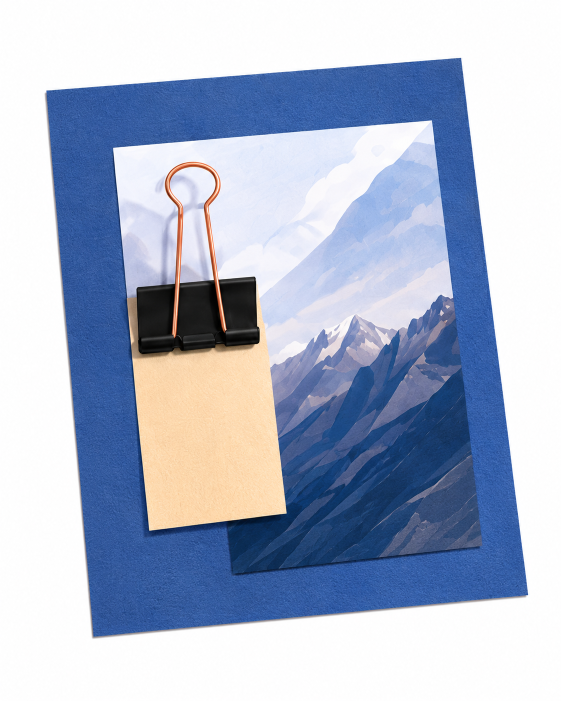
#> input picture strona 3 elementy/note with mountain drawing.png, 1122 x 1402 px (shown at 1/2 size)
$ python remove_background.py '../strona 3 elementy/note with mountain drawing.png' '../strona 3 elementy/Nowa web N sticker.png'
#> lines starting #> are read from the running program, lines starting #| are printed output that depends on the picture; after the words box and inside, x2 and y2 are one past the last pixel; in counts of white or black regions, pixels touching at a corner belong together
from __future__ import annotations

from collections import deque
from pathlib import Path
import sys

import numpy as np
from PIL import Image, ImageFilter


def estimate_background(rgb: np.ndarray) -> np.ndarray:
    h, w, _ = rgb.shape
    border = np.concatenate(
        [
            rgb[: max(2, h // 80), :, :].reshape(-1, 3),
            rgb[-max(2, h // 80) :, :, :].reshape(-1, 3),
            rgb[:, : max(2, w // 80), :].reshape(-1, 3),
            rgb[:, -max(2, w // 80) :, :].reshape(-1, 3),
        ],
        axis=0,
    )
    return np.median(border.astype(np.float32), axis=0)


def connected_background_mask(rgb: np.ndarray, bg: np.ndarray) -> np.ndarray:
    h, w, _ = rgb.shape
    arr = rgb.astype(np.int16)
    bg = bg.astype(np.int16)

    max_chan = arr.max(axis=2)
    min_chan = arr.min(axis=2)
    saturation = max_chan - min_chan
    brightness = arr.mean(axis=2)
    distance = np.linalg.norm(arr - bg, axis=2)

    # Generous enough to cross the off-white studio background and soft vignette,
    # but constrained to connected pixels so bright content inside the monitor stays intact.
    background_like = ((brightness > 214) & (saturation < 34)) | (distance < 44)

    seen = np.zeros((h, w), dtype=bool)
    q: deque[tuple[int, int]] = deque()

    def push(y: int, x: int) -> None:
        if 0 <= y < h and 0 <= x < w and (not seen[y, x]) and background_like[y, x]:
            seen[y, x] = True
            q.append((y, x))

    for x in range(w):
        push(0, x)
        push(h - 1, x)
    for y in range(h):
        push(y, 0)
        push(y, w - 1)

    while q:
        y, x = q.popleft()
        push(y - 1, x)
        push(y + 1, x)
        push(y, x - 1)
        push(y, x + 1)

    return seen


def make_cutout(input_path: Path, output_path: Path) -> None:
    image = Image.open(input_path).convert("RGBA")
    rgb = np.asarray(image.convert("RGB"))
    bg = estimate_background(rgb)
    bg_mask = connected_background_mask(rgb, bg)

    alpha = np.full(bg_mask.shape, 255, dtype=np.uint8)
    alpha[bg_mask] = 0

    # Feather only the transition: clean transparent background, smooth object edges.
    alpha_img = Image.fromarray(alpha, "L")
    soft = alpha_img.filter(ImageFilter.GaussianBlur(radius=1.2))
    alpha_img = Image.composite(soft, alpha_img, alpha_img.filter(ImageFilter.FIND_EDGES).point(lambda p: 255 if p else 0))

    result = image.copy()
    result.putalpha(alpha_img)
    output_path.parent.mkdir(parents=True, exist_ok=True)
    result.save(output_path)


def main() -> int:
    if len(sys.argv) != 3:
        print("Usage: remove_background.py INPUT.png OUTPUT.png", file=sys.stderr)
        return 2
    make_cutout(Path(sys.argv[1]), Path(sys.argv[2]))
#> in make_cutout, rgb is the input picture: shape (1402, 1122, 3); mean R, G, B 171.2, 182, 204
#> in make_cutout, `bg = estimate_background(rgb)`: bg = [254, 254, 254]
#> in connected_background_mask, `max_chan = arr.max(axis=2)`:
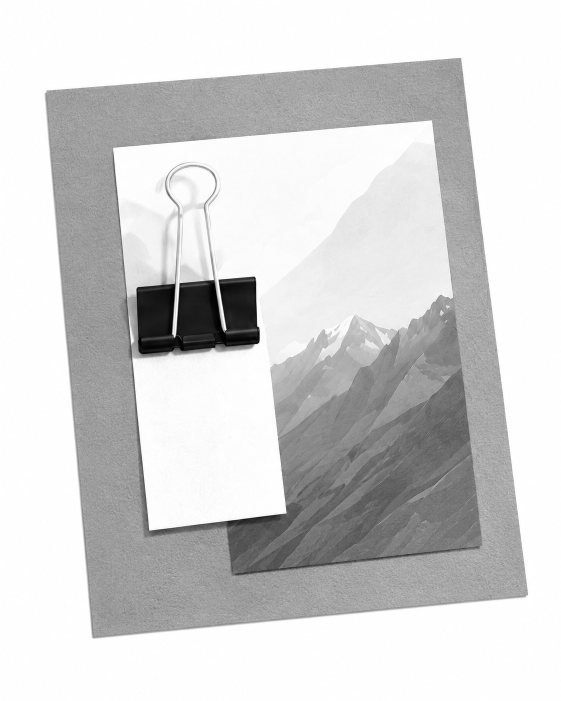
#> max_chan: shape (1402, 1122) int16 (shown at 1/2 size); min 0, max 255, mean 209.3
#> in connected_background_mask, `min_chan = arr.min(axis=2)`:
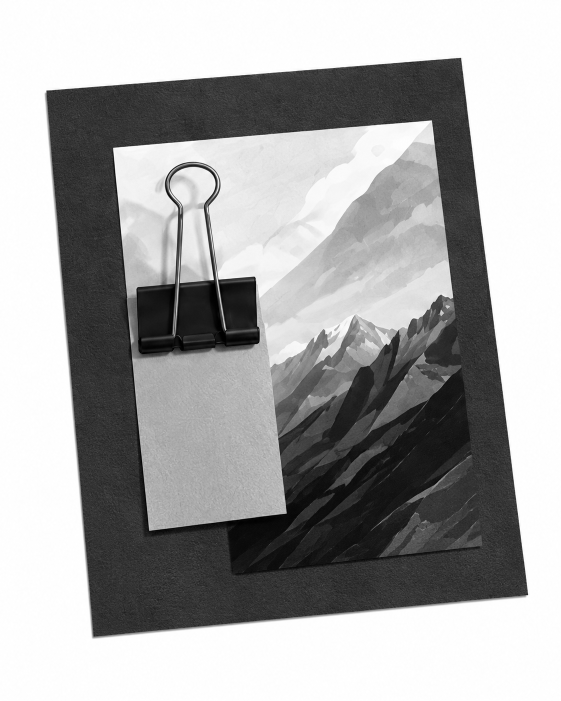
#> min_chan: shape (1402, 1122) int16 (shown at 1/2 size); min 0, max 255, mean 165.8
#> in connected_background_mask, `saturation = max_chan - min_chan`:
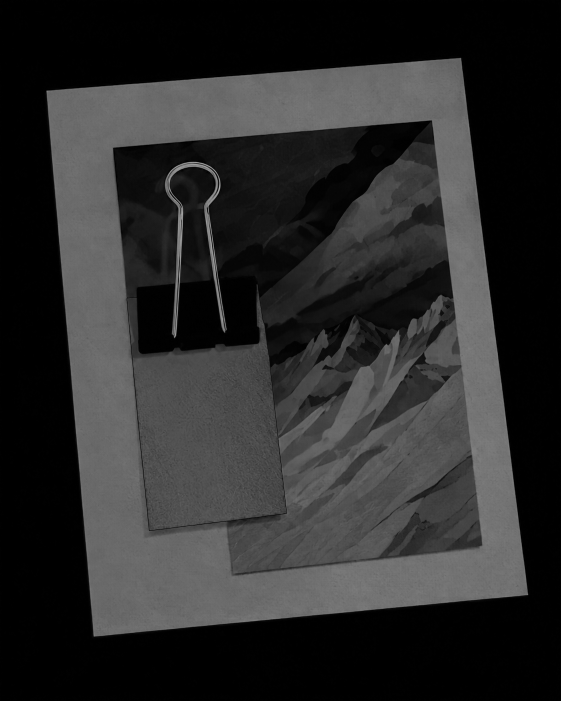
#> saturation: shape (1402, 1122) int16 (shown at 1/2 size); min 0, max 190, mean 43.6
#> in connected_background_mask, `brightness = arr.mean(axis=2)`:
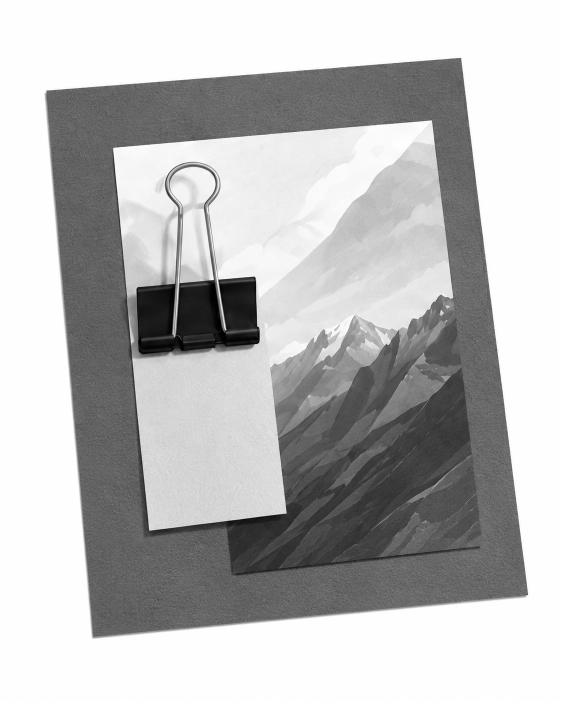
#> brightness: shape (1402, 1122) float64 (shown at 1/2 size); min 0, max 255, mean 185.7
#> in connected_background_mask, `distance = np.linalg.norm(arr - bg, axis=2)`:
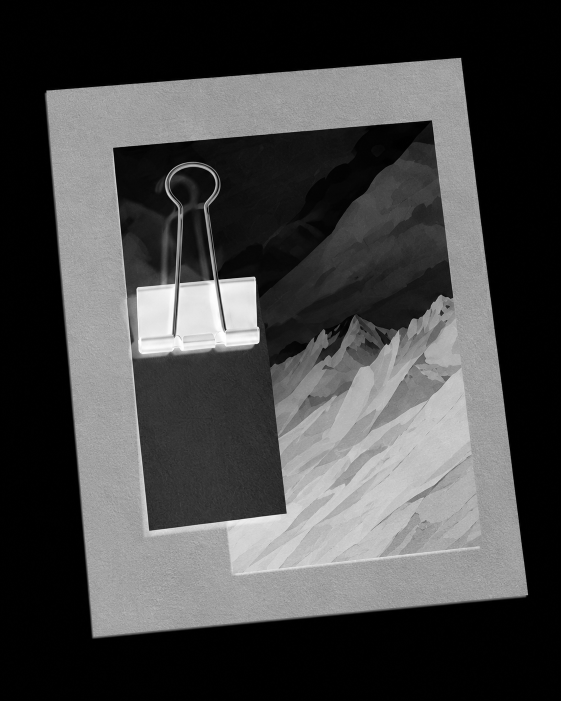
#> distance: shape (1402, 1122) float64 (shown at 1/2 size); min 0, max 439.9, mean 123.5; drawn with min black and max white
#> in connected_background_mask, `background_like = ((brightness > 214) & (saturation < 34)) | (distance..`:
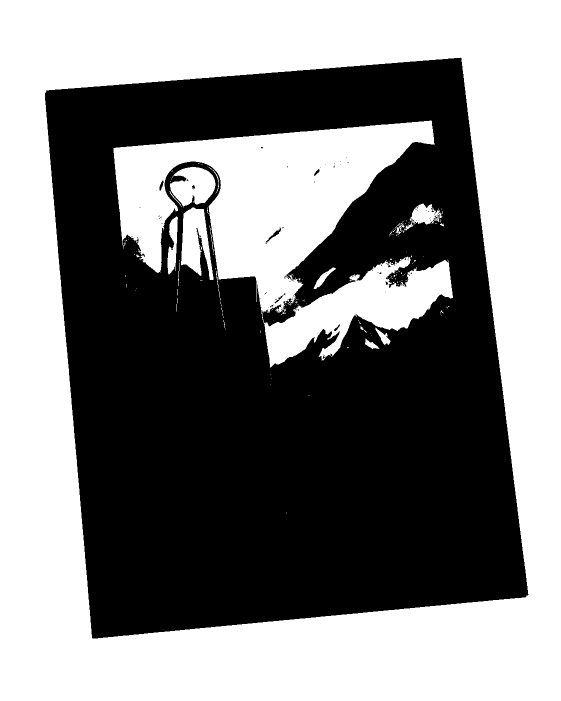
#> background_like: shape (1402, 1122) bool (shown at 1/2 size); 50.9% white; 95 black regions (85 under 20 px), largest, box (x1, y1, x2, y2) and area: (90, 115, 1057, 1277) 772009, (531, 455, 562, 487) 179, (319, 361, 327, 381) 84
#> in make_cutout, `bg_mask = connected_background_mask(rgb, bg)`: bg_mask: shape (1402, 1122) bool; 40.5% white; 1 white region, box (x1, y1, x2, y2) and area: (0, 0, 1122, 1402) 637380
#> in make_cutout, `soft = alpha_img.filter(ImageFilter.GaussianBlur(radius=1.2))`:
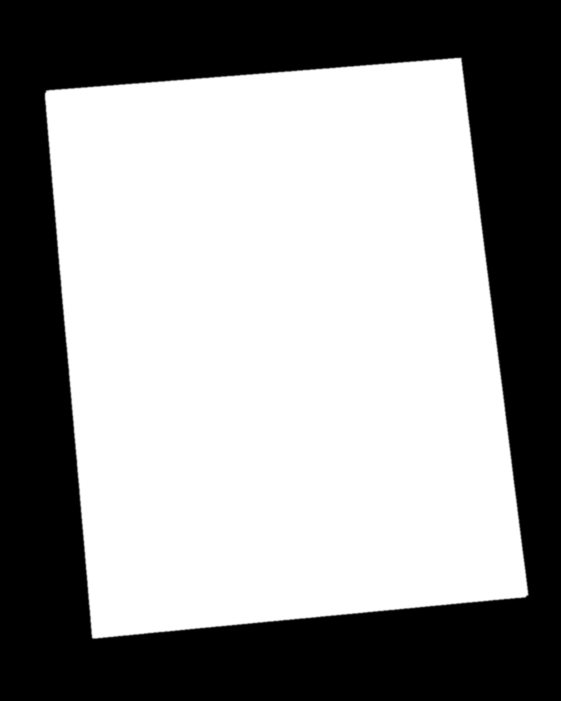
#> soft: PIL image 1122x1402 L (shown at 1/2 size); min 0, max 255, mean 151.7
    return 0


if __name__ == "__main__":
    raise SystemExit(main())
#> (the program exits here)

$ run again, on strona 3 elementy/atributes of web.png
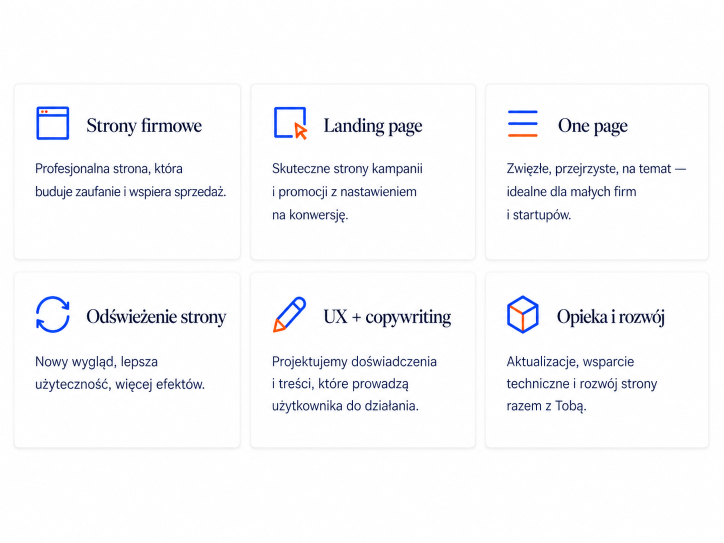
#> input picture strona 3 elementy/atributes of web.png, 1448 x 1086 px (shown at 1/2 size)
#> in make_cutout, rgb is the input picture: shape (1086, 1448, 3); mean R, G, B 247.4, 247.7, 249.5
#> in make_cutout, `bg = estimate_background(rgb)`: bg = [254, 254, 254]
#> in connected_background_mask, `background_like = ((brightness > 214) & (saturation < 34)) | (distance..`:
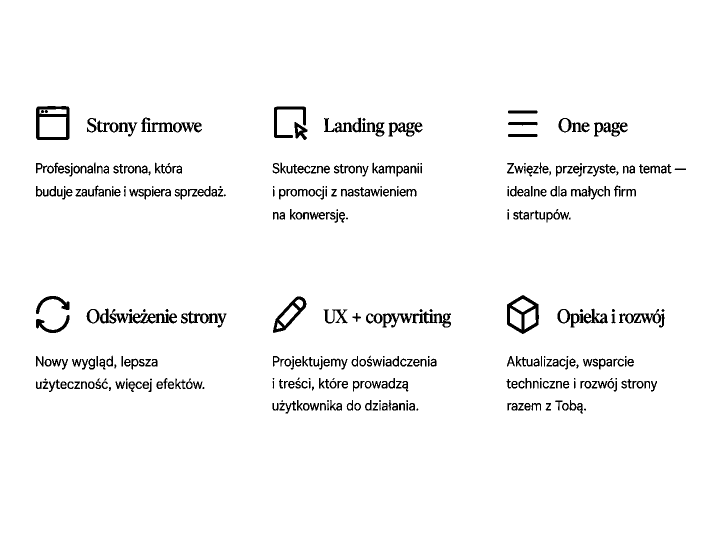
#> background_like: shape (1086, 1448) bool (shown at 1/2 size); 96.5% white; 450 black regions (52 under 20 px), largest, box (x1, y1, x2, y2) and area: (72, 212, 139, 280) 1875, (1014, 590, 1078, 668) 1824, (546, 593, 613, 666) 1351
#> bg_mask: shape (1086, 1448) bool; 95.7% white; 448 black regions (52 under 20 px), largest, box (x1, y1, x2, y2) and area: (72, 212, 139, 280) 4490, (1014, 590, 1078, 668) 3770, (546, 593, 613, 666) 2266
#> in make_cutout, `alpha_img = Image.composite(soft, alpha_img, alpha_img.filter(ImageFil..`:
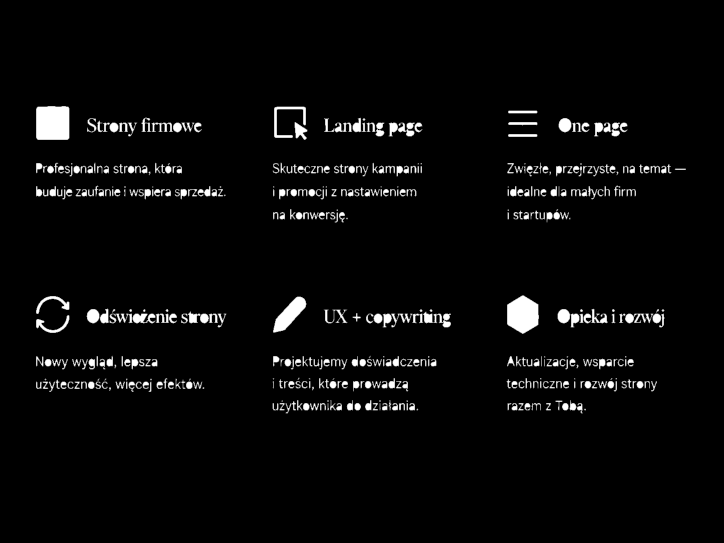
#> alpha_img: PIL image 1448x1086 L (shown at 1/2 size); min 0, max 255, mean 9.1

$ run again, on strona 3 elementy/cup with pencils.png
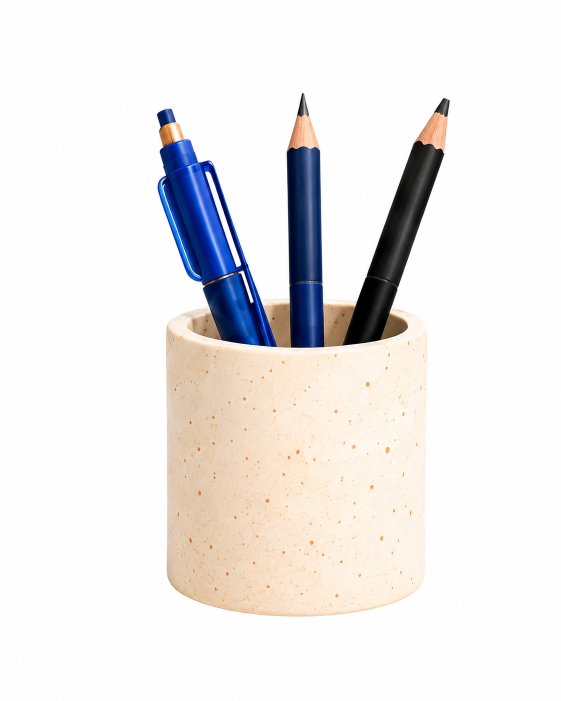
#> input picture strona 3 elementy/cup with pencils.png, 1122 x 1402 px (shown at 1/2 size)
#> in make_cutout, rgb is the input picture: shape (1402, 1122, 3); mean R, G, B 237.1, 234.5, 233.7
#> in make_cutout, `bg = estimate_background(rgb)`: bg = [254, 254, 254]
#> in connected_background_mask, `background_like = ((brightness > 214) & (saturation < 34)) | (distance..`:
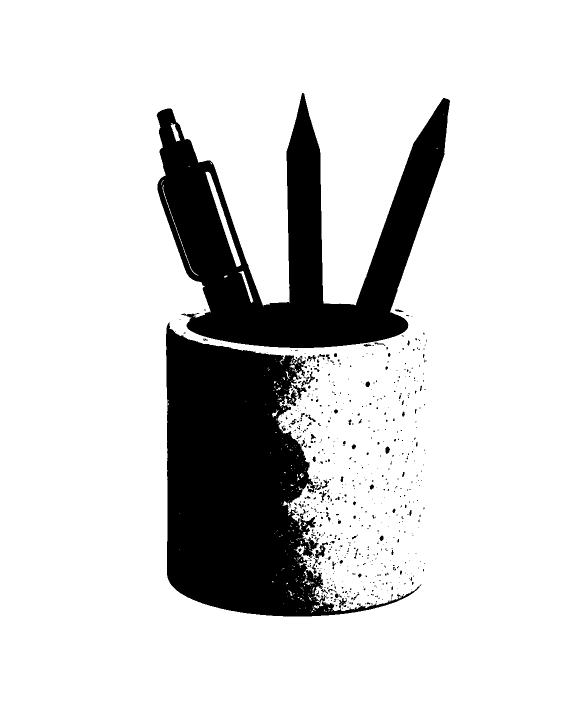
#> background_like: shape (1402, 1122) bool (shown at 1/2 size); 82.9% white; 652 black regions (574 under 20 px), largest, box (x1, y1, x2, y2) and area: (332, 644, 843, 1233) 142045, (313, 186, 900, 696) 120223, (630, 1084, 656, 1118) 319
#> bg_mask: shape (1402, 1122) bool; 82.6% white; 652 black regions (574 under 20 px), largest, box (x1, y1, x2, y2) and area: (332, 644, 843, 1233) 143593, (313, 186, 900, 696) 123155, (630, 1084, 656, 1118) 343
#> in make_cutout, `result.putalpha(alpha_img)`:
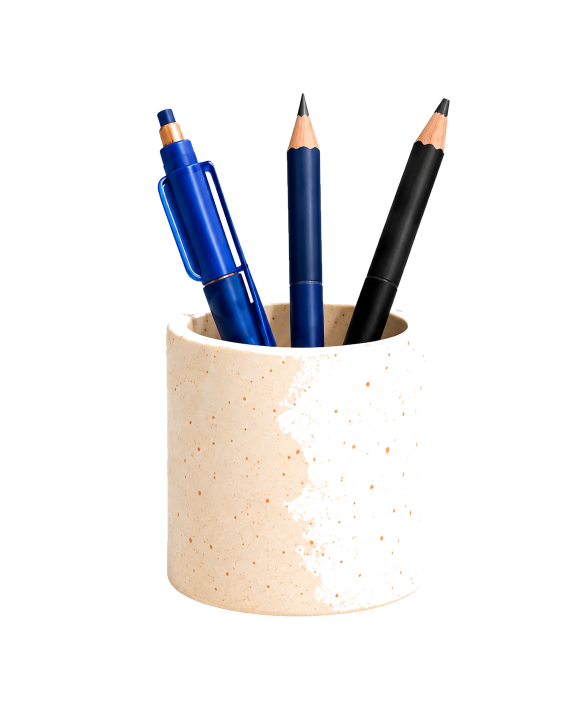
#> result: PIL image 1122x1402 RGBA (shown at 1/2 size); mean R, G, B, A 237.1, 234.5, 233.7, 43.5; transparent parts drawn white

$ run again, on strona 3 elementy/monitor ekran.png
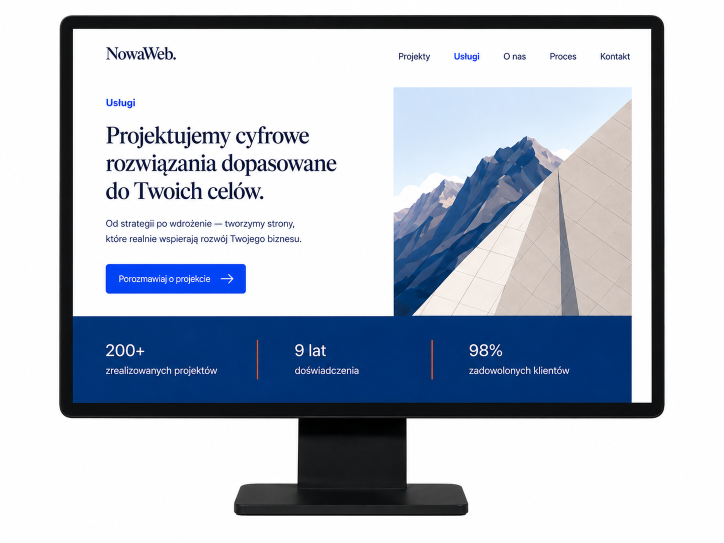
#> input picture strona 3 elementy/monitor ekran.png, 1448 x 1086 px (shown at 1/2 size)
#> in make_cutout, rgb is the input picture: shape (1086, 1448, 3); mean R, G, B 183.2, 190.8, 202.9
#> in make_cutout, `bg = estimate_background(rgb)`: bg = [254, 254, 254]
#> background_like: shape (1086, 1448) bool; 64.3% white; 292 black regions (125 under 20 px), largest, box (x1, y1, x2, y2) and area: (118, 30, 1330, 1032) 487527, (787, 175, 1195, 326) 33050, (211, 528, 492, 588) 16328
#> bg_mask: shape (1086, 1448) bool; 34.2% white; 1 white region, box (x1, y1, x2, y2) and area: (0, 0, 1448, 1086) 537971
#> in make_cutout, `soft = alpha_img.filter(ImageFilter.GaussianBlur(radius=1.2))`:
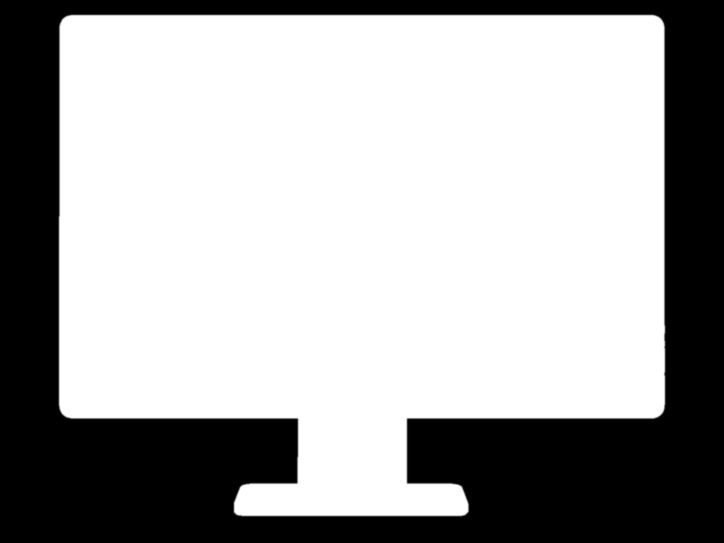
#> soft: PIL image 1448x1086 L (shown at 1/2 size); min 0, max 255, mean 167.8
